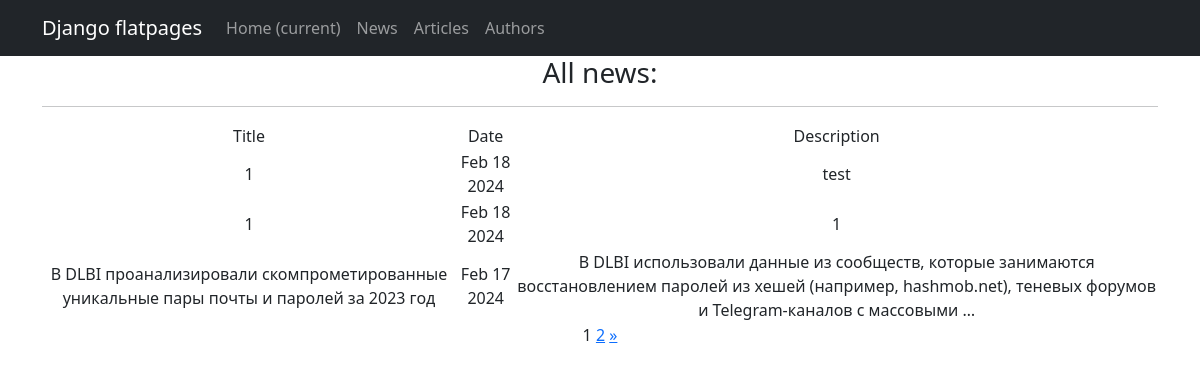
/posts/, run on an earlier commit of the app's database.
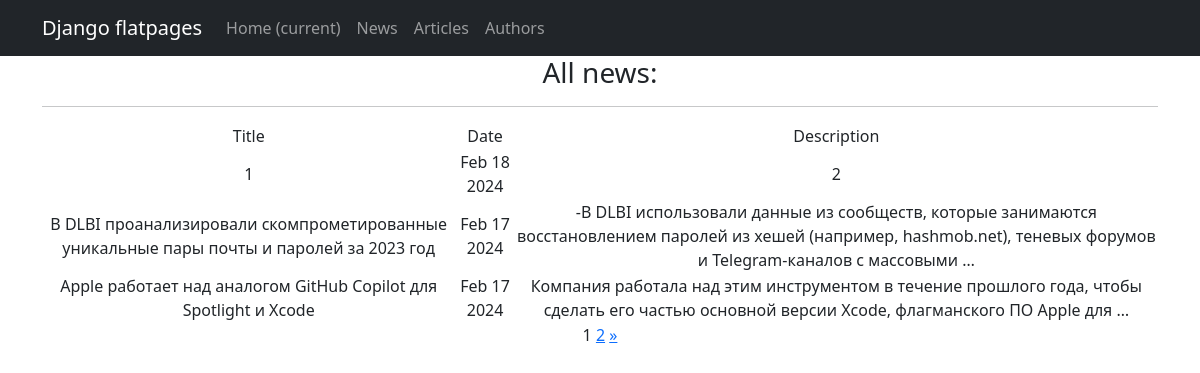
And on a later commit of the database.
### newapp/models.py (models this page shows, shortened)
class Post(models.Model):
    author = models.ForeignKey(Author, on_delete=models.CASCADE)
    NEWS = 'NW'
    ARTICLE = 'AR'
    CATEGORY_CHOICES = (
        (NEWS, 'Новость'),
        (ARTICLE, 'Статья'),
    )
    categoryType = models.CharField(max_length=2, choices=CATEGORY_CHOICES, default=ARTICLE)
    dateCreation = models.DateTimeField(auto_now_add=True)
    postCategory = models.ManyToManyField(Category, through='PostCategory', verbose_name=_('post categories'))
    title = models.CharField(max_length=128, verbose_name=_('post title'))
    text = models.TextField(verbose_name=_('text body'))
    rating = models.SmallIntegerField(default=0)

### newapp/views.py (the view)
# urls.py: path('posts/', PostsList.as_view(), name='posts'),
class PostsList(ListView):
    model = Post
    ordering = '-dateCreation'
    template_name = 'news.html'
    context_object_name = 'news'
    paginate_by = 3

### newapp/templatetags/custom_filters.py (called while the page is built)
@register.filter()
def censor(value):
    for word in censored_words:
        value = value.replace(word, '*' * len(word))
    return value

@register.simple_tag(takes_context=True)
def url_replace(context, **kwargs):
    d = context['request'].GET.copy()
    for k, v in kwargs.items():
        d[k] = v
    return d.urlencode()

### templates/news.html (shortened to what this page needs)
{% extends 'flatpages/default.html' %}
{% load custom_filters %}
{% load i18n %}
{% block content %}
<h3>{% trans 'All news:' %}</h3>
<hr>
{% if news %}
<table>
    <tr>
    <td>{% trans 'Title' %}</td>
    <td>{% trans 'Date' %}</td>
    <td>{% trans 'Description' %}</td>
    </tr>
    {% for i in news %}
    <tr>
        <td>{{ i.title}} </td>
        <td>{{ i.dateCreation|date:'M d Y' }}</td>
        <td>{{ i.text|truncatewords:20 }}</td>
    </tr>
    {% endfor %}
</table>
{% else %}
<h2>{% trans 'Nothing here!' %}</h2>
{% endif %}
{{ page_obj.number }}
{% if page_obj.has_next %}
<a href="?{% url_replace page=page_obj.next_page_number %}">{{ page_obj.next_page_number }}</a>
<a href="?page={{ page_obj.paginator.num_pages }}"> &raquo;</a>
{% endif %}
{% endblock content %}

What changed in the data, as far as the page shows it:
removed Post: title "1", dateCreation "Feb 18 2024", text "test"
removed Post: title "1", dateCreation "Feb 18 2024", text "1"
added Post: title "1", dateCreation "Feb 18 2024", text "2"
changed Post: text "В DLBI использовали данные из…" → "-В DLBI использовали данные из…"
now on this page (row unchanged): Post: title "Apple работает над аналогом GitHub Copilot для Spotlight и Xcode", dateCreation "Feb 17 2024", text "Компания работала над этим инструментом в течение прошлого года, чтобы сделать его частью основной версии Xcode, флагманского ПО Apple для …"
